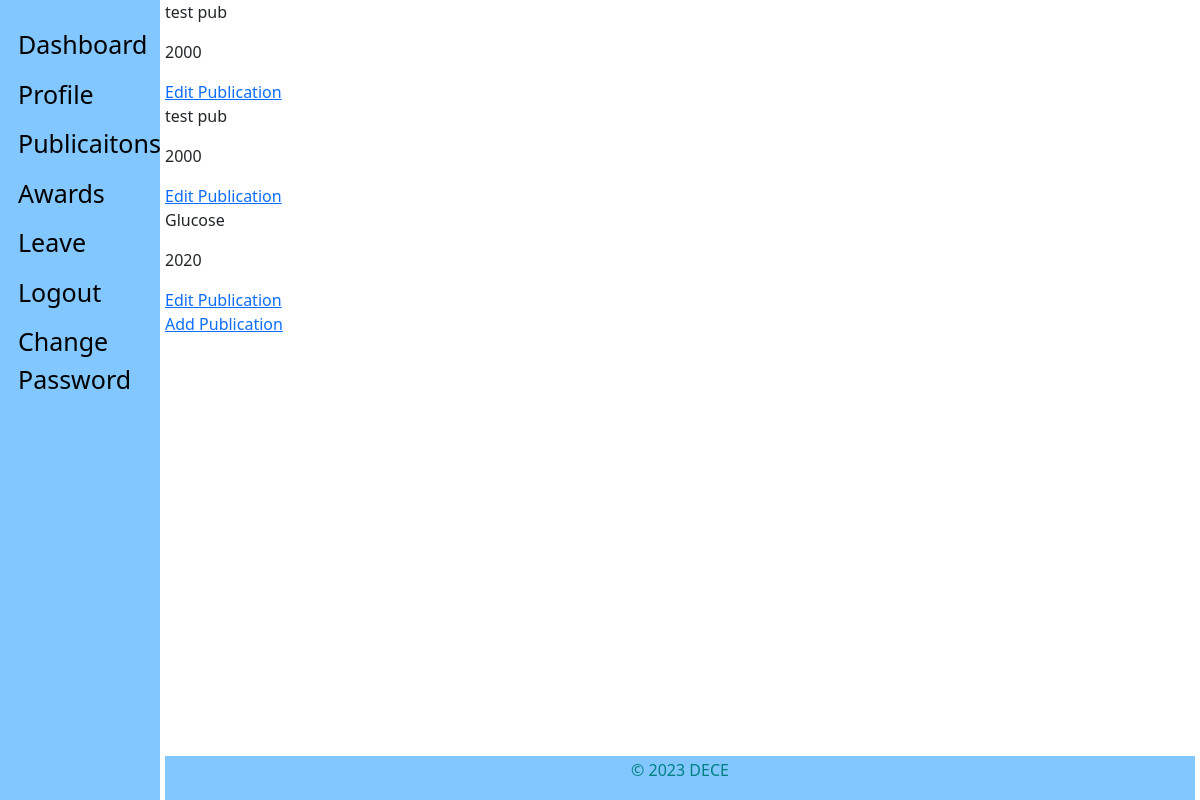
Page /staff_view/publications/ (signed in) on the earlier database version.
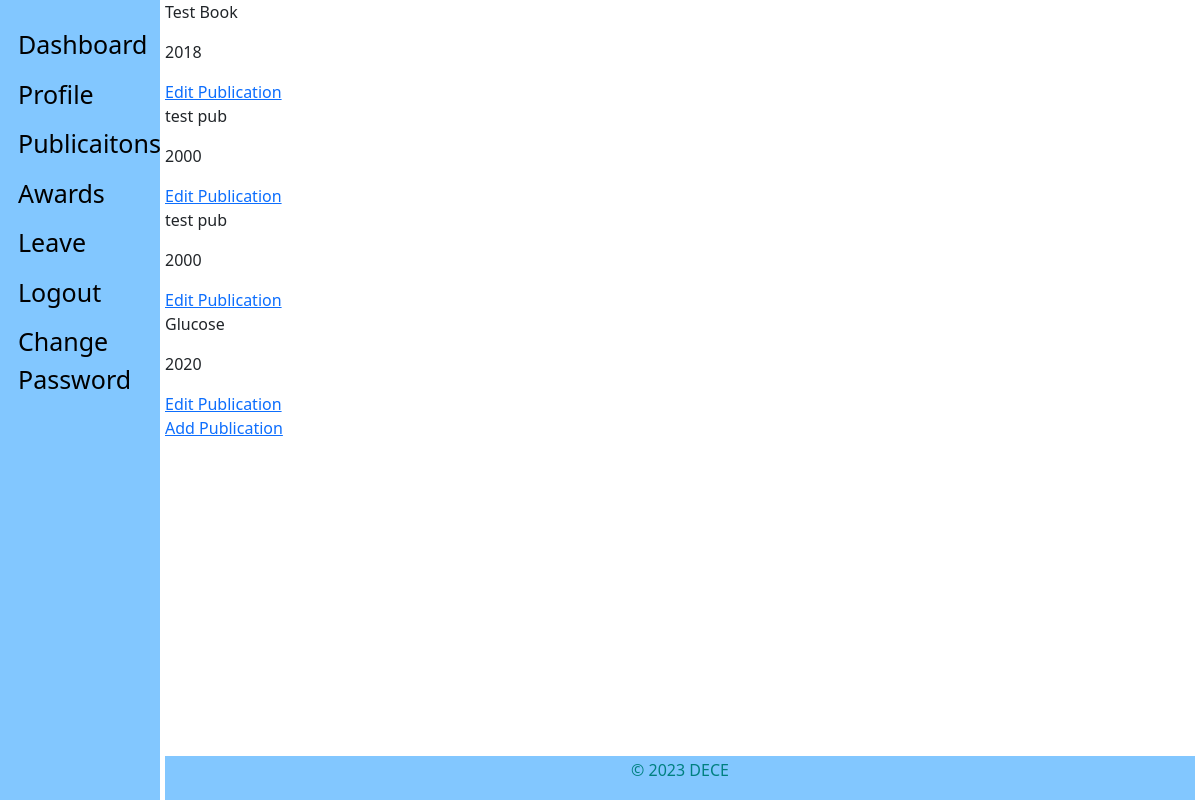
Same page on the later database version.
### staff_app/models.py (models this page shows, shortened)
class Publications(models.Model):
    JOURNAL = 'Peer Reviewed Journal'
    CONFERENCE = 'Conference Paper'
    BOOK = 'Book'
    PUBLICATION_TYPE = (
        (JOURNAL, 'Peer Reviewed Journal'),
        (CONFERENCE, 'Conference Paper'),
        (BOOK, 'Book'),
    )
    user = models.ForeignKey(CustomUser, on_delete=models.CASCADE, default=1)
    title = models.CharField(max_length=100, verbose_name=_(
        'Title'), null=True, blank=False)
    year = models.IntegerField(verbose_name=_('Year'), null=True, validators=[
                               MinValueValidator(1900), max_value_current_year])
    publicationtype = models.CharField(_('Publication Type'), max_length=25,
                                       default=JOURNAL, choices=PUBLICATION_TYPE, blank=False, null=True)
    updated = models.DateTimeField(auto_now=True, auto_now_add=False)
    created = models.DateTimeField(auto_now=False, auto_now_add=True)
    objects = PublicationManager()
    class Meta:
        verbose_name = _('Publication')
        verbose_name_plural = _('Publications')
        ordering = ['-created']

### staff_app/views.py (the view)
# urls.py: path('publications/', views.view_publications, name="publication"),
def view_publications(request):
    if not request.user.is_authenticated:
        return redirect('hris:home')
    if Publications.objects.filter(user_id=request.user.id).exists():
        publications = Publications.objects.filter(user_id=request.user.id)
    else:
        publications = []
    context = {
        "object": publications
    }
    return render(request, "staff/staff_publications.html", context)

### templates/staff/staff_publications.html (shortened to what this page needs)
{% extends 'base.html' %}
{% block content %}
    {% if not object %}
        <p>No Publications</p>
    {% else %}
        {% for instance in object %}
            <p>{{instance.title}}</p>
            <p>{{instance.year}}</p>
            <a href="{% url 'staff:publication-edit' instance.id %}"> Edit Publication</a>
        {% endfor %}
    {% endif %}
    <a href="{% url 'staff:publication-add' %}"> Add Publication</a>
{% endblock content %}

Differences in the rows shown:
added Publications: title "Test Book", year "2018"
